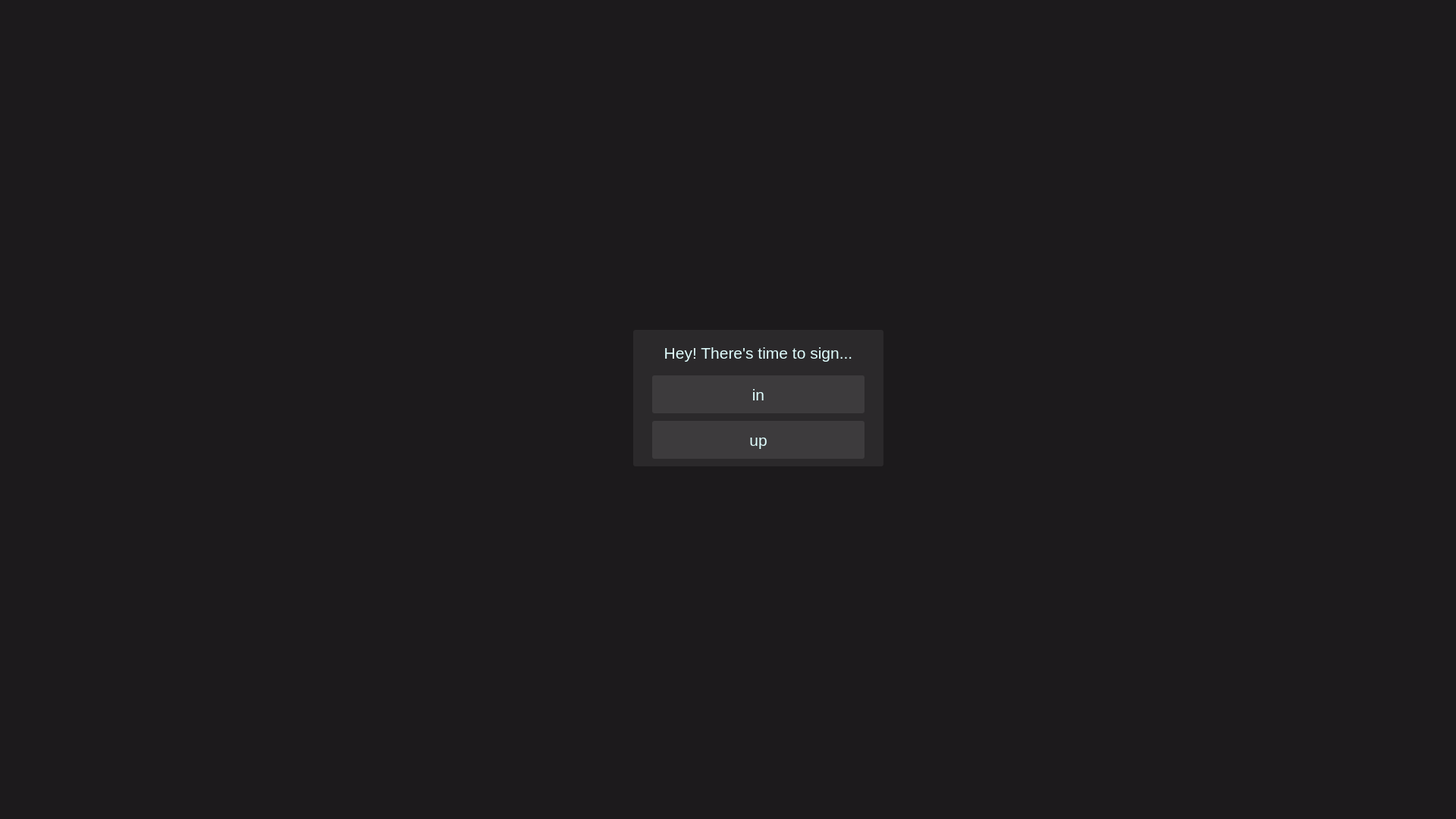
<?xml version="1.0" encoding="UTF-8"?>
<ui version="4.0">
 <class>MainWindow</class>
 <widget class="QMainWindow" name="MainWindow">
  <property name="geometry">
   <rect>
    <x>0</x>
    <y>0</y>
    <width>1920</width>
    <height>1080</height>
   </rect>
  </property>
  <property name="sizePolicy">
   <sizepolicy hsizetype="Preferred" vsizetype="Preferred">
    <horstretch>0</horstretch>
    <verstretch>0</verstretch>
   </sizepolicy>
  </property>
  <property name="font">
   <font>
    <pointsize>16</pointsize>
    <stylestrategy>PreferDefault</stylestrategy>
   </font>
  </property>
  <property name="contextMenuPolicy">
   <enum>Qt::NoContextMenu</enum>
  </property>
  <property name="windowTitle">
   <string>Jessenger</string>
  </property>
  <property name="styleSheet">
   <string notr="true">background-color: rgb(28, 26, 28);
color: rgb(224, 255, 255);</string>
  </property>
  <property name="documentMode">
   <bool>false</bool>
  </property>
  <property name="tabShape">
   <enum>QTabWidget::Rounded</enum>
  </property>
  <property name="unifiedTitleAndToolBarOnMac">
   <bool>false</bool>
  </property>
  <widget class="QWidget" name="centralwidget">
   <widget class="QStackedWidget" name="stackedWidget">
    <property name="geometry">
     <rect>
      <x>0</x>
      <y>0</y>
      <width>1920</width>
      <height>1080</height>
     </rect>
    </property>
    <property name="currentIndex">
     <number>0</number>
    </property>
    <widget class="QWidget" name="signPage">
     <widget class="QFrame" name="signWrap">
      <property name="geometry">
       <rect>
        <x>835</x>
        <y>435</y>
        <width>330</width>
        <height>180</height>
       </rect>
      </property>
      <property name="font">
       <font>
        <pointsize>9</pointsize>
        <stylestrategy>PreferDefault</stylestrategy>
       </font>
      </property>
      <property name="styleSheet">
       <string notr="true">background-color: rgb(43, 41, 43);
border-radius: 3px;</string>
      </property>
      <property name="frameShape">
       <enum>QFrame::StyledPanel</enum>
      </property>
      <property name="frameShadow">
       <enum>QFrame::Raised</enum>
      </property>
      <widget class="QLabel" name="signLabel">
       <property name="geometry">
        <rect>
         <x>0</x>
         <y>10</y>
         <width>330</width>
         <height>40</height>
        </rect>
       </property>
       <property name="font">
        <font>
         <pointsize>16</pointsize>
        </font>
       </property>
       <property name="text">
        <string>Hey! There's time to sign...</string>
       </property>
       <property name="alignment">
        <set>Qt::AlignCenter</set>
       </property>
      </widget>
      <widget class="QPushButton" name="goToSignInButton">
       <property name="geometry">
        <rect>
         <x>25</x>
         <y>60</y>
         <width>280</width>
         <height>50</height>
        </rect>
       </property>
       <property name="font">
        <font>
         <pointsize>16</pointsize>
        </font>
       </property>
       <property name="styleSheet">
        <string notr="true">background-color: rgb(61, 59, 61);
border-radius: 3px;
</string>
       </property>
       <property name="text">
        <string>in</string>
       </property>
      </widget>
      <widget class="QPushButton" name="goToSignUpButton">
       <property name="geometry">
        <rect>
         <x>25</x>
         <y>120</y>
         <width>280</width>
         <height>50</height>
        </rect>
       </property>
       <property name="font">
        <font>
         <pointsize>16</pointsize>
        </font>
       </property>
       <property name="styleSheet">
        <string notr="true">background-color: rgb(61, 59, 61);
border-radius: 3px;
</string>
       </property>
       <property name="text">
        <string>up</string>
       </property>
      </widget>
     </widget>
    </widget>
    <widget class="QWidget" name="signInFormPage">
     <widget class="QFrame" name="signInFormWrap">
      <property name="geometry">
       <rect>
        <x>810</x>
        <y>435</y>
        <width>300</width>
        <height>210</height>
       </rect>
      </property>
      <property name="font">
       <font>
        <pointsize>9</pointsize>
        <stylestrategy>PreferDefault</stylestrategy>
       </font>
      </property>
      <property name="styleSheet">
       <string notr="true">background-color: rgb(43, 41, 43);
border-radius: 3px;</string>
      </property>
      <property name="frameShape">
       <enum>QFrame::StyledPanel</enum>
      </property>
      <property name="frameShadow">
       <enum>QFrame::Raised</enum>
      </property>
      <widget class="QLabel" name="signInWelcomeLabel">
       <property name="geometry">
        <rect>
         <x>0</x>
         <y>10</y>
         <width>300</width>
         <height>40</height>
        </rect>
       </property>
       <property name="font">
        <font>
         <pointsize>16</pointsize>
        </font>
       </property>
       <property name="text">
        <string>Glad to see you again!</string>
       </property>
       <property name="alignment">
        <set>Qt::AlignCenter</set>
       </property>
      </widget>
      <widget class="QLineEdit" name="signInEmailLineEdit">
       <property name="geometry">
        <rect>
         <x>20</x>
         <y>60</y>
         <width>260</width>
         <height>40</height>
        </rect>
       </property>
       <property name="font">
        <font>
         <pointsize>16</pointsize>
        </font>
       </property>
       <property name="styleSheet">
        <string notr="true">background-color: rgb(61, 59, 61);</string>
       </property>
       <property name="text">
        <string/>
       </property>
       <property name="placeholderText">
        <string>E-mail</string>
       </property>
      </widget>
      <widget class="QLineEdit" name="signInPasswordLineEdit">
       <property name="geometry">
        <rect>
         <x>20</x>
         <y>110</y>
         <width>260</width>
         <height>40</height>
        </rect>
       </property>
       <property name="font">
        <font>
         <pointsize>16</pointsize>
        </font>
       </property>
       <property name="styleSheet">
        <string notr="true">background-color: rgb(61, 59, 61);</string>
       </property>
       <property name="inputMask">
        <string/>
       </property>
       <property name="text">
        <string/>
       </property>
       <property name="placeholderText">
        <string notr="true">Password</string>
       </property>
      </widget>
      <widget class="QPushButton" name="signInButton">
       <property name="geometry">
        <rect>
         <x>20</x>
         <y>160</y>
         <width>260</width>
         <height>40</height>
        </rect>
       </property>
       <property name="font">
        <font>
         <pointsize>16</pointsize>
        </font>
       </property>
       <property name="styleSheet">
        <string notr="true">background-color: rgb(71, 69, 71);
border-radius: 3px;
</string>
       </property>
       <property name="text">
        <string>Sign in</string>
       </property>
      </widget>
      <widget class="QLabel" name="signInWarning">
       <property name="geometry">
        <rect>
         <x>0</x>
         <y>210</y>
         <width>300</width>
         <height>200</height>
        </rect>
       </property>
       <property name="font">
        <font>
         <pointsize>16</pointsize>
        </font>
       </property>
       <property name="styleSheet">
        <string notr="true">color: rgb(170, 0, 0);</string>
       </property>
       <property name="text">
        <string/>
       </property>
       <property name="alignment">
        <set>Qt::AlignHCenter|Qt::AlignTop</set>
       </property>
       <property name="wordWrap">
        <bool>true</bool>
       </property>
      </widget>
     </widget>
     <widget class="QLabel" name="signInWaitingLabel">
      <property name="geometry">
       <rect>
        <x>860</x>
        <y>230</y>
        <width>200</width>
        <height>200</height>
       </rect>
      </property>
      <property name="text">
       <string/>
      </property>
      <property name="alignment">
       <set>Qt::AlignCenter</set>
      </property>
     </widget>
    </widget>
    <widget class="QWidget" name="signUpFormPage">
     <widget class="QFrame" name="signUpFormWrap">
      <property name="geometry">
       <rect>
        <x>810</x>
        <y>410</y>
        <width>300</width>
        <height>260</height>
       </rect>
      </property>
      <property name="font">
       <font>
        <pointsize>9</pointsize>
        <stylestrategy>PreferDefault</stylestrategy>
       </font>
      </property>
      <property name="styleSheet">
       <string notr="true">background-color: rgb(43, 41, 43);
border-radius: 3px;</string>
      </property>
      <property name="frameShape">
       <enum>QFrame::StyledPanel</enum>
      </property>
      <property name="frameShadow">
       <enum>QFrame::Raised</enum>
      </property>
      <widget class="QLabel" name="signUpWelcomeLabel">
       <property name="geometry">
        <rect>
         <x>0</x>
         <y>10</y>
         <width>300</width>
         <height>40</height>
        </rect>
       </property>
       <property name="font">
        <font>
         <pointsize>16</pointsize>
        </font>
       </property>
       <property name="text">
        <string>Let's get acquainted!</string>
       </property>
       <property name="alignment">
        <set>Qt::AlignCenter</set>
       </property>
      </widget>
      <widget class="QLineEdit" name="signUpEmailLineEdit">
       <property name="geometry">
        <rect>
         <x>20</x>
         <y>110</y>
         <width>260</width>
         <height>40</height>
        </rect>
       </property>
       <property name="font">
        <font>
         <pointsize>16</pointsize>
        </font>
       </property>
       <property name="styleSheet">
        <string notr="true">background-color: rgb(61, 59, 61);</string>
       </property>
       <property name="text">
        <string/>
       </property>
       <property name="placeholderText">
        <string>E-mail</string>
       </property>
      </widget>
      <widget class="QLineEdit" name="signUpPasswordLineEdit">
       <property name="geometry">
        <rect>
         <x>20</x>
         <y>160</y>
         <width>260</width>
         <height>40</height>
        </rect>
       </property>
       <property name="font">
        <font>
         <pointsize>16</pointsize>
        </font>
       </property>
       <property name="styleSheet">
        <string notr="true">background-color: rgb(61, 59, 61);</string>
       </property>
       <property name="text">
        <string/>
       </property>
       <property name="placeholderText">
        <string>Password</string>
       </property>
      </widget>
      <widget class="QLineEdit" name="signUpUsernameLineEdit">
       <property name="geometry">
        <rect>
         <x>20</x>
         <y>60</y>
         <width>260</width>
         <height>40</height>
        </rect>
       </property>
       <property name="font">
        <font>
         <pointsize>16</pointsize>
        </font>
       </property>
       <property name="styleSheet">
        <string notr="true">background-color: rgb(61, 59, 61);
</string>
       </property>
       <property name="text">
        <string/>
       </property>
       <property name="placeholderText">
        <string>Username</string>
       </property>
      </widget>
      <widget class="QPushButton" name="signUpButton">
       <property name="geometry">
        <rect>
         <x>20</x>
         <y>210</y>
         <width>260</width>
         <height>40</height>
        </rect>
       </property>
       <property name="font">
        <font>
         <pointsize>16</pointsize>
        </font>
       </property>
       <property name="styleSheet">
        <string notr="true">background-color: rgb(71, 69, 71);
border-radius: 3px;
</string>
       </property>
       <property name="text">
        <string>Sign up</string>
       </property>
      </widget>
      <widget class="QLabel" name="signUpWarning">
       <property name="geometry">
        <rect>
         <x>0</x>
         <y>260</y>
         <width>300</width>
         <height>200</height>
        </rect>
       </property>
       <property name="font">
        <font>
         <pointsize>16</pointsize>
        </font>
       </property>
       <property name="styleSheet">
        <string notr="true">color: rgb(170, 0, 0);</string>
       </property>
       <property name="text">
        <string/>
       </property>
       <property name="alignment">
        <set>Qt::AlignHCenter|Qt::AlignTop</set>
       </property>
       <property name="wordWrap">
        <bool>true</bool>
       </property>
      </widget>
     </widget>
     <widget class="QLabel" name="signUpWaitingLabel">
      <property name="geometry">
       <rect>
        <x>860</x>
        <y>200</y>
        <width>200</width>
        <height>200</height>
       </rect>
      </property>
      <property name="text">
       <string/>
      </property>
      <property name="alignment">
       <set>Qt::AlignCenter</set>
      </property>
     </widget>
    </widget>
    <widget class="QWidget" name="homePage">
     <widget class="QLineEdit" name="findUserLineEdit">
      <property name="geometry">
       <rect>
        <x>10</x>
        <y>10</y>
        <width>580</width>
        <height>40</height>
       </rect>
      </property>
      <property name="font">
       <font>
        <pointsize>16</pointsize>
       </font>
      </property>
      <property name="styleSheet">
       <string notr="true">background-color: rgb(61, 59, 61);
border-radius: 3px;
</string>
      </property>
      <property name="text">
       <string/>
      </property>
      <property name="placeholderText">
       <string>For whom we search?</string>
      </property>
     </widget>
     <widget class="QLabel" name="connectionStatement">
      <property name="geometry">
       <rect>
        <x>10</x>
        <y>1030</y>
        <width>540</width>
        <height>40</height>
       </rect>
      </property>
      <property name="font">
       <font>
        <pointsize>16</pointsize>
       </font>
      </property>
      <property name="styleSheet">
       <string notr="true"/>
      </property>
      <property name="text">
       <string>Connecting...</string>
      </property>
      <property name="alignment">
       <set>Qt::AlignLeading|Qt::AlignLeft|Qt::AlignVCenter</set>
      </property>
     </widget>
     <widget class="QFrame" name="workspaceFrame">
      <property name="geometry">
       <rect>
        <x>610</x>
        <y>0</y>
        <width>1700</width>
        <height>1080</height>
       </rect>
      </property>
      <property name="font">
       <font>
        <pointsize>14</pointsize>
       </font>
      </property>
      <property name="styleSheet">
       <string notr="true">background-color: rgb(33, 31, 33);</string>
      </property>
      <property name="frameShape">
       <enum>QFrame::StyledPanel</enum>
      </property>
      <property name="frameShadow">
       <enum>QFrame::Raised</enum>
      </property>
      <widget class="QLineEdit" name="messageLineEdit">
       <property name="geometry">
        <rect>
         <x>10</x>
         <y>1030</y>
         <width>1240</width>
         <height>40</height>
        </rect>
       </property>
       <property name="font">
        <font>
         <pointsize>16</pointsize>
        </font>
       </property>
       <property name="styleSheet">
        <string notr="true">background-color: rgb(61, 59, 61);
border-radius: 3px;
</string>
       </property>
       <property name="text">
        <string/>
       </property>
       <property name="placeholderText">
        <string>Type here... Isn't that obvious?</string>
       </property>
      </widget>
      <widget class="QPushButton" name="sendMessageButton">
       <property name="enabled">
        <bool>false</bool>
       </property>
       <property name="geometry">
        <rect>
         <x>1260</x>
         <y>1030</y>
         <width>40</width>
         <height>40</height>
        </rect>
       </property>
       <property name="font">
        <font>
         <pointsize>16</pointsize>
        </font>
       </property>
       <property name="styleSheet">
        <string notr="true">background-color: rgb(61, 59, 61);
border-radius: 3px;</string>
       </property>
       <property name="text">
        <string>✈</string>
       </property>
      </widget>
      <widget class="QLabel" name="currentChatName">
       <property name="geometry">
        <rect>
         <x>10</x>
         <y>10</y>
         <width>1290</width>
         <height>40</height>
        </rect>
       </property>
       <property name="font">
        <font>
         <pointsize>16</pointsize>
        </font>
       </property>
       <property name="text">
        <string/>
       </property>
      </widget>
      <widget class="QScrollArea" name="messagesScrollArea">
       <property name="geometry">
        <rect>
         <x>10</x>
         <y>60</y>
         <width>1290</width>
         <height>960</height>
        </rect>
       </property>
       <property name="styleSheet">
        <string notr="true">border: none;</string>
       </property>
       <property name="verticalScrollBarPolicy">
        <enum>Qt::ScrollBarAsNeeded</enum>
       </property>
       <property name="horizontalScrollBarPolicy">
        <enum>Qt::ScrollBarAlwaysOff</enum>
       </property>
       <property name="sizeAdjustPolicy">
        <enum>QAbstractScrollArea::AdjustToContents</enum>
       </property>
       <property name="widgetResizable">
        <bool>true</bool>
       </property>
       <widget class="QWidget" name="messagesContainer">
        <property name="geometry">
         <rect>
          <x>0</x>
          <y>0</y>
          <width>1290</width>
          <height>960</height>
         </rect>
        </property>
        <widget class="QWidget" name="verticalLayoutWidget_2">
         <property name="geometry">
          <rect>
           <x>0</x>
           <y>0</y>
           <width>1291</width>
           <height>961</height>
          </rect>
         </property>
         <layout class="QVBoxLayout" name="messages">
          <property name="spacing">
           <number>10</number>
          </property>
         </layout>
        </widget>
       </widget>
      </widget>
     </widget>
     <widget class="QScrollArea" name="chatsScrollArea">
      <property name="geometry">
       <rect>
        <x>10</x>
        <y>60</y>
        <width>580</width>
        <height>960</height>
       </rect>
      </property>
      <property name="styleSheet">
       <string notr="true">border: none;</string>
      </property>
      <property name="verticalScrollBarPolicy">
       <enum>Qt::ScrollBarAlwaysOff</enum>
      </property>
      <property name="horizontalScrollBarPolicy">
       <enum>Qt::ScrollBarAlwaysOff</enum>
      </property>
      <property name="widgetResizable">
       <bool>true</bool>
      </property>
      <widget class="QWidget" name="chatsContainer">
       <property name="geometry">
        <rect>
         <x>0</x>
         <y>0</y>
         <width>580</width>
         <height>960</height>
        </rect>
       </property>
       <widget class="QWidget" name="verticalLayoutWidget">
        <property name="geometry">
         <rect>
          <x>0</x>
          <y>0</y>
          <width>581</width>
          <height>991</height>
         </rect>
        </property>
        <layout class="QVBoxLayout" name="chats">
         <property name="spacing">
          <number>10</number>
         </property>
        </layout>
       </widget>
      </widget>
     </widget>
     <widget class="QPushButton" name="goToCreateGroupPageButton">
      <property name="enabled">
       <bool>true</bool>
      </property>
      <property name="geometry">
       <rect>
        <x>560</x>
        <y>1030</y>
        <width>40</width>
        <height>40</height>
       </rect>
      </property>
      <property name="font">
       <font>
        <pointsize>16</pointsize>
       </font>
      </property>
      <property name="styleSheet">
       <string notr="true">background-color: rgb(28, 26, 28);
border: none;</string>
      </property>
      <property name="text">
       <string>+</string>
      </property>
     </widget>
    </widget>
    <widget class="QWidget" name="confirmEmailPage">
     <widget class="QLabel" name="confirmEmailPictureLabel">
      <property name="geometry">
       <rect>
        <x>675</x>
        <y>225</y>
        <width>570</width>
        <height>480</height>
       </rect>
      </property>
      <property name="font">
       <font>
        <pointsize>72</pointsize>
       </font>
      </property>
      <property name="focusPolicy">
       <enum>Qt::NoFocus</enum>
      </property>
      <property name="text">
       <string/>
      </property>
      <property name="pixmap">
       <pixmap>../build-jessenger-Desktop_Qt_5_15_2_MinGW_64_bit-Debug/assets/confirm_email.svg</pixmap>
      </property>
      <property name="scaledContents">
       <bool>true</bool>
      </property>
      <property name="alignment">
       <set>Qt::AlignCenter</set>
      </property>
      <property name="wordWrap">
       <bool>true</bool>
      </property>
     </widget>
     <widget class="QPushButton" name="backToSignButton">
      <property name="enabled">
       <bool>true</bool>
      </property>
      <property name="geometry">
       <rect>
        <x>1870</x>
        <y>10</y>
        <width>40</width>
        <height>40</height>
       </rect>
      </property>
      <property name="font">
       <font>
        <pointsize>16</pointsize>
       </font>
      </property>
      <property name="styleSheet">
       <string notr="true">background-color: rgb(28, 26, 28);
border: none;</string>
      </property>
      <property name="text">
       <string>←</string>
      </property>
     </widget>
     <widget class="QLabel" name="confirmEmailTextLabel">
      <property name="geometry">
       <rect>
        <x>610</x>
        <y>710</y>
        <width>700</width>
        <height>150</height>
       </rect>
      </property>
      <property name="font">
       <font>
        <pointsize>24</pointsize>
       </font>
      </property>
      <property name="text">
       <string>Now we need to check your email. Please follow the instructions in the letter.</string>
      </property>
      <property name="alignment">
       <set>Qt::AlignCenter</set>
      </property>
      <property name="wordWrap">
       <bool>true</bool>
      </property>
     </widget>
    </widget>
    <widget class="QWidget" name="createGroupPage">
     <widget class="QFrame" name="createGroupWrap">
      <property name="geometry">
       <rect>
        <x>800</x>
        <y>430</y>
        <width>320</width>
        <height>210</height>
       </rect>
      </property>
      <property name="font">
       <font>
        <pointsize>9</pointsize>
        <stylestrategy>PreferDefault</stylestrategy>
       </font>
      </property>
      <property name="styleSheet">
       <string notr="true">background-color: rgb(43, 41, 43);
border-radius: 3px;</string>
      </property>
      <property name="frameShape">
       <enum>QFrame::StyledPanel</enum>
      </property>
      <property name="frameShadow">
       <enum>QFrame::Raised</enum>
      </property>
      <widget class="QLabel" name="createGroupLabel">
       <property name="geometry">
        <rect>
         <x>0</x>
         <y>10</y>
         <width>320</width>
         <height>40</height>
        </rect>
       </property>
       <property name="font">
        <font>
         <pointsize>16</pointsize>
        </font>
       </property>
       <property name="text">
        <string>Create a new group. Now!</string>
       </property>
       <property name="alignment">
        <set>Qt::AlignCenter</set>
       </property>
      </widget>
      <widget class="QPushButton" name="createGroupButton">
       <property name="geometry">
        <rect>
         <x>9</x>
         <y>110</y>
         <width>300</width>
         <height>40</height>
        </rect>
       </property>
       <property name="font">
        <font>
         <pointsize>16</pointsize>
        </font>
       </property>
       <property name="styleSheet">
        <string notr="true">background-color: rgb(61, 59, 61);
border-radius: 3px;
</string>
       </property>
       <property name="text">
        <string>Create</string>
       </property>
      </widget>
      <widget class="QLineEdit" name="groupNameLineEdit">
       <property name="geometry">
        <rect>
         <x>10</x>
         <y>60</y>
         <width>300</width>
         <height>40</height>
        </rect>
       </property>
       <property name="font">
        <font>
         <pointsize>16</pointsize>
        </font>
       </property>
       <property name="styleSheet">
        <string notr="true">background-color: rgb(61, 59, 61);
</string>
       </property>
       <property name="text">
        <string/>
       </property>
       <property name="alignment">
        <set>Qt::AlignLeading|Qt::AlignLeft|Qt::AlignVCenter</set>
       </property>
       <property name="placeholderText">
        <string>Group name</string>
       </property>
      </widget>
      <widget class="QPushButton" name="createGroupGoBackButton">
       <property name="geometry">
        <rect>
         <x>10</x>
         <y>160</y>
         <width>300</width>
         <height>40</height>
        </rect>
       </property>
       <property name="font">
        <font>
         <pointsize>14</pointsize>
        </font>
       </property>
       <property name="styleSheet">
        <string notr="true">background-color: rgb(43, 41, 43);
border: none;
</string>
       </property>
       <property name="text">
        <string>Or go back</string>
       </property>
      </widget>
      <widget class="QLabel" name="createGroupWarning">
       <property name="geometry">
        <rect>
         <x>0</x>
         <y>210</y>
         <width>320</width>
         <height>40</height>
        </rect>
       </property>
       <property name="font">
        <font>
         <pointsize>16</pointsize>
        </font>
       </property>
       <property name="styleSheet">
        <string notr="true">color: rgb(170, 0, 0);</string>
       </property>
       <property name="text">
        <string/>
       </property>
       <property name="alignment">
        <set>Qt::AlignCenter</set>
       </property>
      </widget>
     </widget>
    </widget>
   </widget>
  </widget>
 </widget>
 <resources/>
 <connections/>
</ui>
